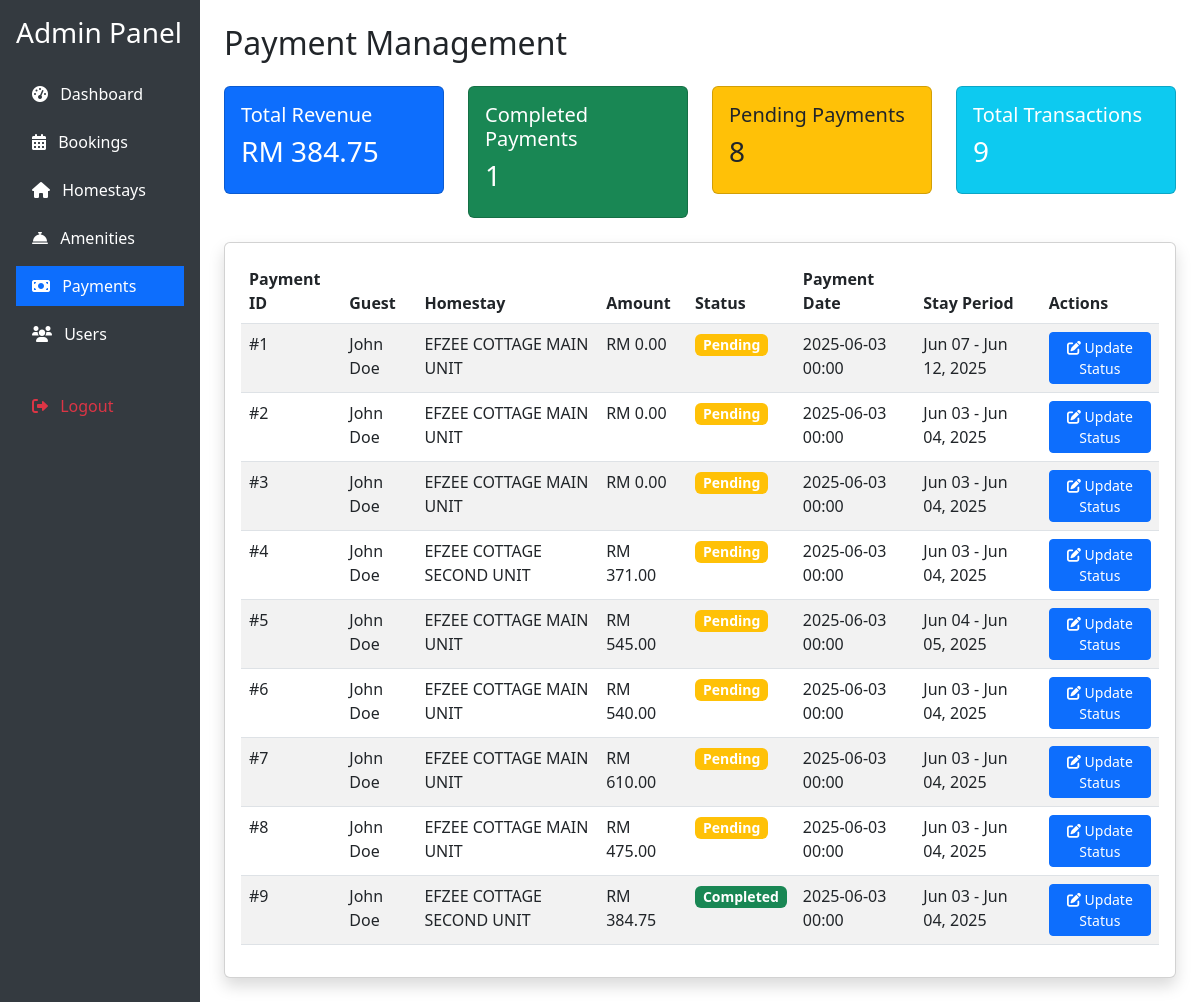
Screenshot of /admin_payments.php (signed in) with the database file from the repository.
### tables this page shows
CREATE TABLE `payments` (
  `payment_id` int NOT NULL,
  `booking_id` int DEFAULT NULL,
  `amount` decimal(10,2) NOT NULL,
  `payment_method` enum('credit_card','debit_card','bank_transfer') NOT NULL,
  `status` enum('pending','completed','failed','refunded') DEFAULT 'pending',
  `payment_date` date NOT NULL
);

CREATE TABLE `users` (
  `user_id` int NOT NULL,
  `name` varchar(100) NOT NULL,
  `email` varchar(100) NOT NULL,
  `password` varchar(255) NOT NULL,
  `phone` varchar(20) DEFAULT NULL,
  `role` enum('guest','admin') DEFAULT 'guest',
  `created_at` timestamp NULL DEFAULT CURRENT_TIMESTAMP
);

CREATE TABLE `homestays` (
  `homestay_id` int NOT NULL,
  `name` varchar(100) NOT NULL,
  `description` text,
  `address` text NOT NULL,
  `price_per_night` decimal(10,2) NOT NULL,
  `max_guests` int NOT NULL,
  `bedrooms` int NOT NULL,
  `bathrooms` int NOT NULL,
  `status` enum('available','booked','maintenance') DEFAULT 'available'
);

CREATE TABLE `bookings` (
  `booking_id` int NOT NULL,
  `user_id` int DEFAULT NULL,
  `homestay_id` int DEFAULT NULL,
  `check_in_date` date NOT NULL,
  `check_out_date` date NOT NULL,
  `total_guests` int NOT NULL,
  `total_price` decimal(10,2) NOT NULL,
  `status` enum('pending','confirmed','cancelled','completed') DEFAULT 'pending'
);

### admin_payments.php (the view, shortened to what this page needs)
<?php
require_once 'config.php';
$stats = $conn->query("SELECT
    COUNT(*) as total_payments,
    SUM(CASE WHEN status = 'completed' THEN amount ELSE 0 END) as total_revenue,
    COUNT(CASE WHEN status = 'pending' THEN 1 END) as pending_payments,
    COUNT(CASE WHEN status = 'completed' THEN 1 END) as completed_payments
FROM payments");
$payment_stats = $stats->fetch_assoc();
$query = "SELECT p.*, b.check_in_date, b.check_out_date, u.name as user_name, h.name as homestay_name
          FROM payments p
          JOIN bookings b ON p.booking_id = b.booking_id
          JOIN users u ON b.user_id = u.user_id
          JOIN homestays h ON b.homestay_id = h.homestay_id
          ORDER BY p.payment_date DESC";
$payments = $conn->query($query);
?>
<!DOCTYPE html>
<html lang="en">
<head>
    <link href="https://cdn.jsdelivr.net/npm/bootstrap@5.3.0/dist/css/bootstrap.min.css" rel="stylesheet">
    <link href="https://cdnjs.cloudflare.com/ajax/libs/font-awesome/6.0.0/css/all.min.css" rel="stylesheet">
</head>
<body>
<div class="container-fluid">
    <div class="row">
        <div class="col-md-3 col-lg-2 sidebar p-3">
            <h3 class="text-white mb-4">Admin Panel</h3>
            <div class="nav flex-column">
                <a href="admin.php" class="nav-link mb-2">
                    <i class="fas fa-tachometer-alt me-2"></i> Dashboard
                </a>
                <a href="admin_bookings.php" class="nav-link mb-2">
                    <i class="fas fa-calendar-alt me-2"></i> Bookings
                </a>
                <a href="admin_homestays.php" class="nav-link mb-2">
                    <i class="fas fa-home me-2"></i> Homestays
                </a>
                <a href="admin_amenities.php" class="nav-link mb-2">
                    <i class="fas fa-concierge-bell me-2"></i> Amenities
                </a>
                <a href="admin_payments.php" class="nav-link active mb-2">
                    <i class="fas fa-money-bill me-2"></i> Payments
                </a>
                <a href="admin_users.php" class="nav-link mb-2">
                    <i class="fas fa-users me-2"></i> Users
                </a>
                <a href="logout.php" class="nav-link mt-4 text-danger">
                    <i class="fas fa-sign-out-alt me-2"></i> Logout
                </a>
            </div>
        </div>
        <div class="col-md-9 col-lg-10 p-4">
            <h2 class="mb-4">Payment Management</h2>
            <div class="row mb-4">
                <div class="col-md-3">
                    <div class="card stats-card bg-primary text-white">
                        <div class="card-body">
                            <h5 class="card-title">Total Revenue</h5>
                            <h3>RM <?php echo number_format($payment_stats['total_revenue'] ?? 0, 2); ?></h3>
                        </div>
                    </div>
                </div>
                <div class="col-md-3">
                    <div class="card stats-card bg-success text-white">
                        <div class="card-body">
                            <h5 class="card-title">Completed Payments</h5>
                            <h3><?php echo $payment_stats['completed_payments']; ?></h3>
                        </div>
                    </div>
                </div>
                <div class="col-md-3">
                    <div class="card stats-card bg-warning text-dark">
                        <div class="card-body">
                            <h5 class="card-title">Pending Payments</h5>
                            <h3><?php echo $payment_stats['pending_payments']; ?></h3>
                        </div>
                    </div>
                </div>
                <div class="col-md-3">
                    <div class="card stats-card bg-info text-white">
                        <div class="card-body">
                            <h5 class="card-title">Total Transactions</h5>
                            <h3><?php echo $payment_stats['total_payments']; ?></h3>
                        </div>
                    </div>
                </div>
            </div>
            <div class="card shadow">
                <div class="card-body">
                    <div class="table-responsive">
                        <table class="table table-striped">
                            <thead>
                                <tr>
                                    <th>Payment ID</th>
                                    <th>Guest</th>
                                    <th>Homestay</th>
                                    <th>Amount</th>
                                    <th>Status</th>
                                    <th>Payment Date</th>
                                    <th>Stay Period</th>
                                    <th>Actions</th>
                                </tr>
                            </thead>
                            <tbody>
                                <?php while ($payment = $payments->fetch_assoc()): ?>
                                    <tr>
                                        <td>#<?php echo $payment['payment_id']; ?></td>
                                        <td><?php echo htmlspecialchars($payment['user_name']); ?></td>
                                        <td><?php echo htmlspecialchars($payment['homestay_name']); ?></td>
                                        <td>RM <?php echo number_format($payment['amount'], 2); ?></td>
                                        <td>
                                            <?php
                                                $status_class = [
                                                    'pending' => 'warning',
                                                    'completed' => 'success',
                                                    'failed' => 'danger',
                                                    'refunded' => 'info'
                                                ][$payment['status']] ?? 'secondary';
                                            ?>
                                            <span class="badge bg-<?php echo $status_class; ?> status-badge">
                                                <?php echo ucfirst($payment['status']); ?>
                                            </span>
                                        </td>
                                        <td><?php echo date('Y-m-d H:i', strtotime($payment['payment_date'])); ?></td>
                                        <td>
                                            <?php
                                                echo date('M d', strtotime($payment['check_in_date'])) . ' - ' .
                                                     date('M d, Y', strtotime($payment['check_out_date']));
                                            ?>
                                        </td>
                                        <td>
                                            <button class="btn btn-sm btn-primary" data-bs-toggle="modal" data-bs-target="#updateStatusModal<?php echo $payment['payment_id']; ?>">
                                                <i class="fas fa-edit"></i> Update Status
                                            </button>
                                        </td>
                                    </tr>
                                <?php endwhile; ?>
                            </tbody>
                        </table>
                    </div>
                </div>
            </div>
        </div>
    </div>
</div>
</body>
</html>

### admin_payments.php (style rules this page uses)
.sidebar { min-height: 100vh; background-color: #343a40; }
.nav-link { color: #fff; }
.nav-link.active { background-color: #0d6efd; }
.status-badge { font-size: 0.875rem; padding: 0.25rem 0.5rem; }
.stats-card { transition: transform 0.2s; }

### rows the page displays
payments: payment_id "1", users.name "John Doe", homestays.name "EFZEE COTTAGE MAIN UNIT", amount "0.00", status "Pending", payment_date "2025-06-03 00:00", booking.check_in_date "Jun 07", booking.check_out_date "Jun 12, 2025"
payments: payment_id "2", users.name "John Doe", homestays.name "EFZEE COTTAGE MAIN UNIT", amount "0.00", status "Pending", payment_date "2025-06-03 00:00", booking.check_in_date "Jun 03", booking.check_out_date "Jun 04, 2025"
payments: payment_id "3", users.name "John Doe", homestays.name "EFZEE COTTAGE MAIN UNIT", amount "0.00", status "Pending", payment_date "2025-06-03 00:00", booking.check_in_date "Jun 03", booking.check_out_date "Jun 04, 2025"
payments: payment_id "4", users.name "John Doe", homestays.name "EFZEE COTTAGE SECOND UNIT", amount "371.00", status "Pending", payment_date "2025-06-03 00:00", booking.check_in_date "Jun 03", booking.check_out_date "Jun 04, 2025"
payments: payment_id "5", users.name "John Doe", homestays.name "EFZEE COTTAGE MAIN UNIT", amount "545.00", status "Pending", payment_date "2025-06-03 00:00", booking.check_in_date "Jun 04", booking.check_out_date "Jun 05, 2025"
payments: payment_id "6", users.name "John Doe", homestays.name "EFZEE COTTAGE MAIN UNIT", amount "540.00", status "Pending", payment_date "2025-06-03 00:00", booking.check_in_date "Jun 03", booking.check_out_date "Jun 04, 2025"
payments: payment_id "7", users.name "John Doe", homestays.name "EFZEE COTTAGE MAIN UNIT", amount "610.00", status "Pending", payment_date "2025-06-03 00:00", booking.check_in_date "Jun 03", booking.check_out_date "Jun 04, 2025"
payments: payment_id "8", users.name "John Doe", homestays.name "EFZEE COTTAGE MAIN UNIT", amount "475.00", status "Pending", payment_date "2025-06-03 00:00", booking.check_in_date "Jun 03", booking.check_out_date "Jun 04, 2025"
payments: payment_id "9", users.name "John Doe", homestays.name "EFZEE COTTAGE SECOND UNIT", amount "384.75", status "Completed", payment_date "2025-06-03 00:00", booking.check_in_date "Jun 03", booking.check_out_date "Jun 04, 2025"

### other values shown
$payment_stats['total_revenue'] "384.75"
$payment_stats['completed_payments'] "1"
$payment_stats['pending_payments'] "8"
$payment_stats['total_payments'] "9"
